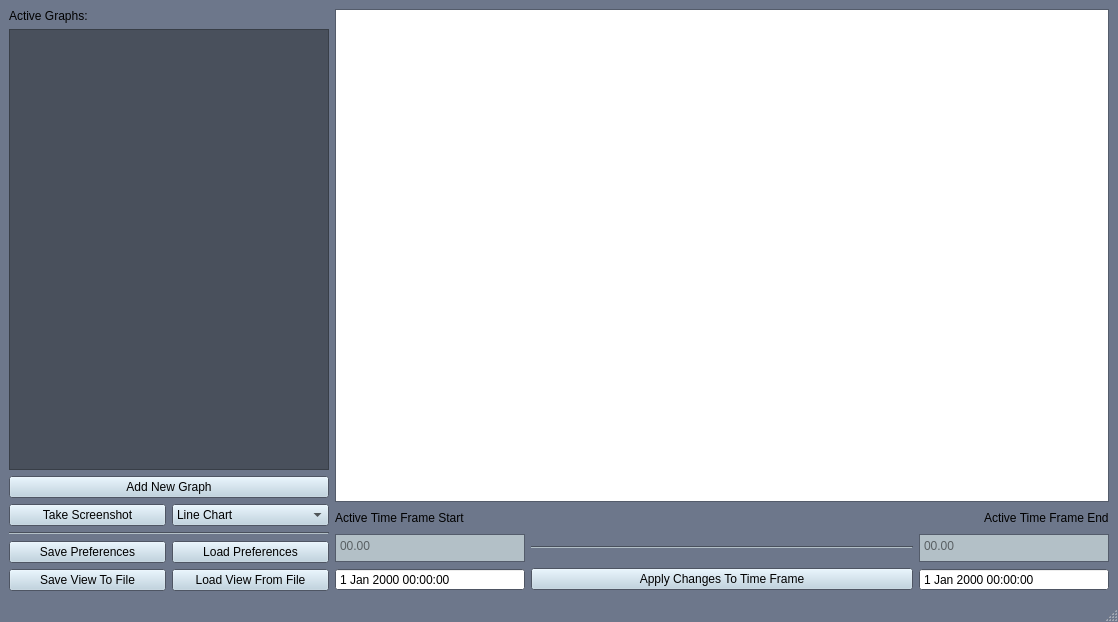
<?xml version="1.0" encoding="UTF-8"?>
<ui version="4.0">
 <class>MainWindow</class>
 <widget class="QMainWindow" name="MainWindow">
  <property name="geometry">
   <rect>
    <x>0</x>
    <y>0</y>
    <width>1118</width>
    <height>622</height>
   </rect>
  </property>
  <property name="palette">
   <palette>
    <active>
     <colorrole role="Button">
      <brush brushstyle="SolidPattern">
       <color alpha="255">
        <red>185</red>
        <green>208</green>
        <blue>223</blue>
       </color>
      </brush>
     </colorrole>
     <colorrole role="Base">
      <brush brushstyle="SolidPattern">
       <color alpha="255">
        <red>255</red>
        <green>255</green>
        <blue>255</blue>
       </color>
      </brush>
     </colorrole>
     <colorrole role="Window">
      <brush brushstyle="SolidPattern">
       <color alpha="255">
        <red>109</red>
        <green>119</green>
        <blue>139</blue>
       </color>
      </brush>
     </colorrole>
    </active>
    <inactive>
     <colorrole role="Button">
      <brush brushstyle="SolidPattern">
       <color alpha="255">
        <red>185</red>
        <green>208</green>
        <blue>223</blue>
       </color>
      </brush>
     </colorrole>
     <colorrole role="Base">
      <brush brushstyle="SolidPattern">
       <color alpha="255">
        <red>255</red>
        <green>255</green>
        <blue>255</blue>
       </color>
      </brush>
     </colorrole>
     <colorrole role="Window">
      <brush brushstyle="SolidPattern">
       <color alpha="255">
        <red>109</red>
        <green>119</green>
        <blue>139</blue>
       </color>
      </brush>
     </colorrole>
    </inactive>
    <disabled>
     <colorrole role="Button">
      <brush brushstyle="SolidPattern">
       <color alpha="255">
        <red>185</red>
        <green>208</green>
        <blue>223</blue>
       </color>
      </brush>
     </colorrole>
     <colorrole role="Base">
      <brush brushstyle="SolidPattern">
       <color alpha="255">
        <red>109</red>
        <green>119</green>
        <blue>139</blue>
       </color>
      </brush>
     </colorrole>
     <colorrole role="Window">
      <brush brushstyle="SolidPattern">
       <color alpha="255">
        <red>109</red>
        <green>119</green>
        <blue>139</blue>
       </color>
      </brush>
     </colorrole>
    </disabled>
   </palette>
  </property>
  <property name="mouseTracking">
   <bool>false</bool>
  </property>
  <property name="windowTitle">
   <string>Weather&amp;Electricity App</string>
  </property>
  <property name="autoFillBackground">
   <bool>false</bool>
  </property>
  <widget class="QWidget" name="centralwidget">
   <layout class="QHBoxLayout" name="horizontalLayout_6">
    <item>
     <layout class="QHBoxLayout" name="horizontalLayout">
      <item>
       <layout class="QVBoxLayout" name="verticalLayout_2">
        <item>
         <widget class="QLabel" name="label">
          <property name="text">
           <string>Active Graphs:</string>
          </property>
         </widget>
        </item>
        <item>
         <widget class="QScrollArea" name="dataSourceScrollArea">
          <property name="sizePolicy">
           <sizepolicy hsizetype="Fixed" vsizetype="Expanding">
            <horstretch>0</horstretch>
            <verstretch>0</verstretch>
           </sizepolicy>
          </property>
          <property name="minimumSize">
           <size>
            <width>320</width>
            <height>0</height>
           </size>
          </property>
          <property name="maximumSize">
           <size>
            <width>300</width>
            <height>16777215</height>
           </size>
          </property>
          <property name="palette">
           <palette>
            <active>
             <colorrole role="Base">
              <brush brushstyle="SolidPattern">
               <color alpha="255">
                <red>255</red>
                <green>255</green>
                <blue>255</blue>
               </color>
              </brush>
             </colorrole>
             <colorrole role="Window">
              <brush brushstyle="SolidPattern">
               <color alpha="255">
                <red>73</red>
                <green>80</green>
                <blue>92</blue>
               </color>
              </brush>
             </colorrole>
            </active>
            <inactive>
             <colorrole role="Base">
              <brush brushstyle="SolidPattern">
               <color alpha="255">
                <red>255</red>
                <green>255</green>
                <blue>255</blue>
               </color>
              </brush>
             </colorrole>
             <colorrole role="Window">
              <brush brushstyle="SolidPattern">
               <color alpha="255">
                <red>73</red>
                <green>80</green>
                <blue>92</blue>
               </color>
              </brush>
             </colorrole>
            </inactive>
            <disabled>
             <colorrole role="Base">
              <brush brushstyle="SolidPattern">
               <color alpha="255">
                <red>73</red>
                <green>80</green>
                <blue>92</blue>
               </color>
              </brush>
             </colorrole>
             <colorrole role="Window">
              <brush brushstyle="SolidPattern">
               <color alpha="255">
                <red>73</red>
                <green>80</green>
                <blue>92</blue>
               </color>
              </brush>
             </colorrole>
            </disabled>
           </palette>
          </property>
          <property name="widgetResizable">
           <bool>true</bool>
          </property>
          <widget class="QWidget" name="scrollAreaWidgetContents">
           <property name="geometry">
            <rect>
             <x>0</x>
             <y>0</y>
             <width>318</width>
             <height>369</height>
            </rect>
           </property>
           <layout class="QVBoxLayout" name="verticalLayout"/>
          </widget>
         </widget>
        </item>
        <item>
         <layout class="QVBoxLayout" name="verticalLayout_5">
          <item>
           <widget class="QPushButton" name="addGraphButton">
            <property name="text">
             <string>Add New Graph</string>
            </property>
           </widget>
          </item>
          <item>
           <layout class="QHBoxLayout" name="horizontalLayout_10">
            <item>
             <widget class="QPushButton" name="screenshotButton">
              <property name="text">
               <string>Take Screenshot</string>
              </property>
             </widget>
            </item>
            <item>
             <widget class="QComboBox" name="chartComboBox">
              <item>
               <property name="text">
                <string>Line Chart</string>
               </property>
              </item>
              <item>
               <property name="text">
                <string>Pie Chart</string>
               </property>
              </item>
              <item>
               <property name="text">
                <string>Bar Chart</string>
               </property>
              </item>
             </widget>
            </item>
           </layout>
          </item>
          <item>
           <widget class="Line" name="line_2">
            <property name="palette">
             <palette>
              <active>
               <colorrole role="WindowText">
                <brush brushstyle="SolidPattern">
                 <color alpha="255">
                  <red>0</red>
                  <green>0</green>
                  <blue>0</blue>
                 </color>
                </brush>
               </colorrole>
               <colorrole role="Light">
                <brush brushstyle="SolidPattern">
                 <color alpha="255">
                  <red>179</red>
                  <green>192</green>
                  <blue>199</blue>
                 </color>
                </brush>
               </colorrole>
               <colorrole role="Dark">
                <brush brushstyle="SolidPattern">
                 <color alpha="255">
                  <red>73</red>
                  <green>80</green>
                  <blue>92</blue>
                 </color>
                </brush>
               </colorrole>
               <colorrole role="Text">
                <brush brushstyle="SolidPattern">
                 <color alpha="255">
                  <red>0</red>
                  <green>0</green>
                  <blue>0</blue>
                 </color>
                </brush>
               </colorrole>
               <colorrole role="ButtonText">
                <brush brushstyle="SolidPattern">
                 <color alpha="255">
                  <red>0</red>
                  <green>0</green>
                  <blue>0</blue>
                 </color>
                </brush>
               </colorrole>
               <colorrole role="PlaceholderText">
                <brush brushstyle="SolidPattern">
                 <color alpha="128">
                  <red>0</red>
                  <green>0</green>
                  <blue>0</blue>
                 </color>
                </brush>
               </colorrole>
              </active>
              <inactive>
               <colorrole role="WindowText">
                <brush brushstyle="SolidPattern">
                 <color alpha="255">
                  <red>0</red>
                  <green>0</green>
                  <blue>0</blue>
                 </color>
                </brush>
               </colorrole>
               <colorrole role="Light">
                <brush brushstyle="SolidPattern">
                 <color alpha="255">
                  <red>179</red>
                  <green>192</green>
                  <blue>199</blue>
                 </color>
                </brush>
               </colorrole>
               <colorrole role="Dark">
                <brush brushstyle="SolidPattern">
                 <color alpha="255">
                  <red>73</red>
                  <green>80</green>
                  <blue>92</blue>
                 </color>
                </brush>
               </colorrole>
               <colorrole role="Text">
                <brush brushstyle="SolidPattern">
                 <color alpha="255">
                  <red>0</red>
                  <green>0</green>
                  <blue>0</blue>
                 </color>
                </brush>
               </colorrole>
               <colorrole role="ButtonText">
                <brush brushstyle="SolidPattern">
                 <color alpha="255">
                  <red>0</red>
                  <green>0</green>
                  <blue>0</blue>
                 </color>
                </brush>
               </colorrole>
               <colorrole role="PlaceholderText">
                <brush brushstyle="SolidPattern">
                 <color alpha="128">
                  <red>0</red>
                  <green>0</green>
                  <blue>0</blue>
                 </color>
                </brush>
               </colorrole>
              </inactive>
              <disabled>
               <colorrole role="WindowText">
                <brush brushstyle="SolidPattern">
                 <color alpha="255">
                  <red>73</red>
                  <green>80</green>
                  <blue>92</blue>
                 </color>
                </brush>
               </colorrole>
               <colorrole role="Light">
                <brush brushstyle="SolidPattern">
                 <color alpha="255">
                  <red>179</red>
                  <green>192</green>
                  <blue>199</blue>
                 </color>
                </brush>
               </colorrole>
               <colorrole role="Dark">
                <brush brushstyle="SolidPattern">
                 <color alpha="255">
                  <red>73</red>
                  <green>80</green>
                  <blue>92</blue>
                 </color>
                </brush>
               </colorrole>
               <colorrole role="Text">
                <brush brushstyle="SolidPattern">
                 <color alpha="255">
                  <red>73</red>
                  <green>80</green>
                  <blue>92</blue>
                 </color>
                </brush>
               </colorrole>
               <colorrole role="ButtonText">
                <brush brushstyle="SolidPattern">
                 <color alpha="255">
                  <red>73</red>
                  <green>80</green>
                  <blue>92</blue>
                 </color>
                </brush>
               </colorrole>
               <colorrole role="PlaceholderText">
                <brush brushstyle="SolidPattern">
                 <color alpha="128">
                  <red>0</red>
                  <green>0</green>
                  <blue>0</blue>
                 </color>
                </brush>
               </colorrole>
              </disabled>
             </palette>
            </property>
            <property name="orientation">
             <enum>Qt::Horizontal</enum>
            </property>
           </widget>
          </item>
          <item>
           <layout class="QHBoxLayout" name="horizontalLayout_3">
            <property name="spacing">
             <number>6</number>
            </property>
            <item>
             <widget class="QPushButton" name="savePreference">
              <property name="sizePolicy">
               <sizepolicy hsizetype="Minimum" vsizetype="Fixed">
                <horstretch>0</horstretch>
                <verstretch>0</verstretch>
               </sizepolicy>
              </property>
              <property name="text">
               <string>Save Preferences</string>
              </property>
             </widget>
            </item>
            <item>
             <widget class="QPushButton" name="loadPreference">
              <property name="sizePolicy">
               <sizepolicy hsizetype="Minimum" vsizetype="Fixed">
                <horstretch>0</horstretch>
                <verstretch>0</verstretch>
               </sizepolicy>
              </property>
              <property name="text">
               <string>Load Preferences</string>
              </property>
             </widget>
            </item>
           </layout>
          </item>
          <item>
           <layout class="QHBoxLayout" name="horizontalLayout_2">
            <item>
             <widget class="QPushButton" name="saveView">
              <property name="text">
               <string>Save View To File</string>
              </property>
             </widget>
            </item>
            <item>
             <widget class="QPushButton" name="loadView">
              <property name="text">
               <string>Load View From File</string>
              </property>
             </widget>
            </item>
           </layout>
          </item>
         </layout>
        </item>
       </layout>
      </item>
      <item>
       <layout class="QVBoxLayout" name="verticalLayout_6">
        <item>
         <widget class="QChartView" name="chartView">
          <property name="sizePolicy">
           <sizepolicy hsizetype="Expanding" vsizetype="Expanding">
            <horstretch>1</horstretch>
            <verstretch>0</verstretch>
           </sizepolicy>
          </property>
          <property name="minimumSize">
           <size>
            <width>0</width>
            <height>300</height>
           </size>
          </property>
          <property name="renderHints">
           <set>QPainter::TextAntialiasing</set>
          </property>
         </widget>
        </item>
        <item>
         <layout class="QVBoxLayout" name="verticalLayout_7">
          <item>
           <layout class="QHBoxLayout" name="horizontalLayout_13">
            <item>
             <widget class="QLabel" name="label_3">
              <property name="text">
               <string>Active Time Frame Start</string>
              </property>
             </widget>
            </item>
            <item>
             <spacer name="horizontalSpacer">
              <property name="orientation">
               <enum>Qt::Horizontal</enum>
              </property>
              <property name="sizeHint" stdset="0">
               <size>
                <width>40</width>
                <height>20</height>
               </size>
              </property>
             </spacer>
            </item>
            <item>
             <widget class="QLabel" name="label_2">
              <property name="text">
               <string>Active Time Frame End</string>
              </property>
             </widget>
            </item>
           </layout>
          </item>
          <item>
           <layout class="QHBoxLayout" name="horizontalLayout_5">
            <item>
             <widget class="QTextBrowser" name="firstValueTextBrowser">
              <property name="sizePolicy">
               <sizepolicy hsizetype="Fixed" vsizetype="Fixed">
                <horstretch>0</horstretch>
                <verstretch>0</verstretch>
               </sizepolicy>
              </property>
              <property name="maximumSize">
               <size>
                <width>190</width>
                <height>28</height>
               </size>
              </property>
              <property name="palette">
               <palette>
                <active>
                 <colorrole role="Light">
                  <brush brushstyle="SolidPattern">
                   <color alpha="255">
                    <red>238</red>
                    <green>238</green>
                    <blue>236</blue>
                   </color>
                  </brush>
                 </colorrole>
                 <colorrole role="Base">
                  <brush brushstyle="SolidPattern">
                   <color alpha="255">
                    <red>179</red>
                    <green>192</green>
                    <blue>199</blue>
                   </color>
                  </brush>
                 </colorrole>
                </active>
                <inactive>
                 <colorrole role="Light">
                  <brush brushstyle="SolidPattern">
                   <color alpha="255">
                    <red>238</red>
                    <green>238</green>
                    <blue>236</blue>
                   </color>
                  </brush>
                 </colorrole>
                 <colorrole role="Base">
                  <brush brushstyle="SolidPattern">
                   <color alpha="255">
                    <red>179</red>
                    <green>192</green>
                    <blue>199</blue>
                   </color>
                  </brush>
                 </colorrole>
                </inactive>
                <disabled>
                 <colorrole role="Light">
                  <brush brushstyle="SolidPattern">
                   <color alpha="255">
                    <red>238</red>
                    <green>238</green>
                    <blue>236</blue>
                   </color>
                  </brush>
                 </colorrole>
                 <colorrole role="Base">
                  <brush brushstyle="SolidPattern">
                   <color alpha="255">
                    <red>109</red>
                    <green>119</green>
                    <blue>139</blue>
                   </color>
                  </brush>
                 </colorrole>
                </disabled>
               </palette>
              </property>
              <property name="verticalScrollBarPolicy">
               <enum>Qt::ScrollBarAlwaysOff</enum>
              </property>
              <property name="horizontalScrollBarPolicy">
               <enum>Qt::ScrollBarAlwaysOff</enum>
              </property>
              <property name="placeholderText">
               <string>00.00</string>
              </property>
             </widget>
            </item>
            <item>
             <widget class="Line" name="line">
              <property name="sizePolicy">
               <sizepolicy hsizetype="Expanding" vsizetype="Fixed">
                <horstretch>0</horstretch>
                <verstretch>0</verstretch>
               </sizepolicy>
              </property>
              <property name="minimumSize">
               <size>
                <width>50</width>
                <height>0</height>
               </size>
              </property>
              <property name="palette">
               <palette>
                <active>
                 <colorrole role="WindowText">
                  <brush brushstyle="SolidPattern">
                   <color alpha="255">
                    <red>0</red>
                    <green>0</green>
                    <blue>0</blue>
                   </color>
                  </brush>
                 </colorrole>
                 <colorrole role="Light">
                  <brush brushstyle="SolidPattern">
                   <color alpha="255">
                    <red>179</red>
                    <green>192</green>
                    <blue>199</blue>
                   </color>
                  </brush>
                 </colorrole>
                 <colorrole role="Dark">
                  <brush brushstyle="SolidPattern">
                   <color alpha="255">
                    <red>73</red>
                    <green>80</green>
                    <blue>92</blue>
                   </color>
                  </brush>
                 </colorrole>
                 <colorrole role="Text">
                  <brush brushstyle="SolidPattern">
                   <color alpha="255">
                    <red>0</red>
                    <green>0</green>
                    <blue>0</blue>
                   </color>
                  </brush>
                 </colorrole>
                 <colorrole role="ButtonText">
                  <brush brushstyle="SolidPattern">
                   <color alpha="255">
                    <red>0</red>
                    <green>0</green>
                    <blue>0</blue>
                   </color>
                  </brush>
                 </colorrole>
                 <colorrole role="PlaceholderText">
                  <brush brushstyle="SolidPattern">
                   <color alpha="128">
                    <red>0</red>
                    <green>0</green>
                    <blue>0</blue>
                   </color>
                  </brush>
                 </colorrole>
                </active>
                <inactive>
                 <colorrole role="WindowText">
                  <brush brushstyle="SolidPattern">
                   <color alpha="255">
                    <red>0</red>
                    <green>0</green>
                    <blue>0</blue>
                   </color>
                  </brush>
                 </colorrole>
                 <colorrole role="Light">
                  <brush brushstyle="SolidPattern">
                   <color alpha="255">
                    <red>179</red>
                    <green>192</green>
                    <blue>199</blue>
                   </color>
                  </brush>
                 </colorrole>
                 <colorrole role="Dark">
                  <brush brushstyle="SolidPattern">
                   <color alpha="255">
                    <red>73</red>
                    <green>80</green>
                    <blue>92</blue>
                   </color>
                  </brush>
                 </colorrole>
                 <colorrole role="Text">
                  <brush brushstyle="SolidPattern">
                   <color alpha="255">
                    <red>0</red>
                    <green>0</green>
                    <blue>0</blue>
                   </color>
                  </brush>
                 </colorrole>
                 <colorrole role="ButtonText">
                  <brush brushstyle="SolidPattern">
                   <color alpha="255">
                    <red>0</red>
                    <green>0</green>
                    <blue>0</blue>
                   </color>
                  </brush>
                 </colorrole>
                 <colorrole role="PlaceholderText">
                  <brush brushstyle="SolidPattern">
                   <color alpha="128">
                    <red>0</red>
                    <green>0</green>
                    <blue>0</blue>
                   </color>
                  </brush>
                 </colorrole>
                </inactive>
                <disabled>
                 <colorrole role="WindowText">
                  <brush brushstyle="SolidPattern">
                   <color alpha="255">
                    <red>73</red>
                    <green>80</green>
                    <blue>92</blue>
                   </color>
                  </brush>
                 </colorrole>
                 <colorrole role="Light">
                  <brush brushstyle="SolidPattern">
                   <color alpha="255">
                    <red>179</red>
                    <green>192</green>
                    <blue>199</blue>
                   </color>
                  </brush>
                 </colorrole>
                 <colorrole role="Dark">
                  <brush brushstyle="SolidPattern">
                   <color alpha="255">
                    <red>73</red>
                    <green>80</green>
                    <blue>92</blue>
                   </color>
                  </brush>
                 </colorrole>
                 <colorrole role="Text">
                  <brush brushstyle="SolidPattern">
                   <color alpha="255">
                    <red>73</red>
                    <green>80</green>
                    <blue>92</blue>
                   </color>
                  </brush>
                 </colorrole>
                 <colorrole role="ButtonText">
                  <brush brushstyle="SolidPattern">
                   <color alpha="255">
                    <red>73</red>
                    <green>80</green>
                    <blue>92</blue>
                   </color>
                  </brush>
                 </colorrole>
                 <colorrole role="PlaceholderText">
                  <brush brushstyle="SolidPattern">
                   <color alpha="128">
                    <red>0</red>
                    <green>0</green>
                    <blue>0</blue>
                   </color>
                  </brush>
                 </colorrole>
                </disabled>
               </palette>
              </property>
              <property name="orientation">
               <enum>Qt::Horizontal</enum>
              </property>
             </widget>
            </item>
            <item>
             <widget class="QTextBrowser" name="secondValueTextBrowser">
              <property name="sizePolicy">
               <sizepolicy hsizetype="Fixed" vsizetype="Fixed">
                <horstretch>0</horstretch>
                <verstretch>0</verstretch>
               </sizepolicy>
              </property>
              <property name="maximumSize">
               <size>
                <width>190</width>
                <height>28</height>
               </size>
              </property>
              <property name="palette">
               <palette>
                <active>
                 <colorrole role="Base">
                  <brush brushstyle="SolidPattern">
                   <color alpha="255">
                    <red>179</red>
                    <green>192</green>
                    <blue>199</blue>
                   </color>
                  </brush>
                 </colorrole>
                </active>
                <inactive>
                 <colorrole role="Base">
                  <brush brushstyle="SolidPattern">
                   <color alpha="255">
                    <red>179</red>
                    <green>192</green>
                    <blue>199</blue>
                   </color>
                  </brush>
                 </colorrole>
                </inactive>
                <disabled>
                 <colorrole role="Base">
                  <brush brushstyle="SolidPattern">
                   <color alpha="255">
                    <red>109</red>
                    <green>119</green>
                    <blue>139</blue>
                   </color>
                  </brush>
                 </colorrole>
                </disabled>
               </palette>
              </property>
              <property name="layoutDirection">
               <enum>Qt::LeftToRight</enum>
              </property>
              <property name="verticalScrollBarPolicy">
               <enum>Qt::ScrollBarAlwaysOff</enum>
              </property>
              <property name="horizontalScrollBarPolicy">
               <enum>Qt::ScrollBarAlwaysOff</enum>
              </property>
              <property name="lineWrapMode">
               <enum>QTextEdit::WidgetWidth</enum>
              </property>
              <property name="lineWrapColumnOrWidth">
               <number>0</number>
              </property>
              <property name="placeholderText">
               <string>00.00</string>
              </property>
             </widget>
            </item>
           </layout>
          </item>
          <item>
           <layout class="QHBoxLayout" name="horizontalLayout_4">
            <item>
             <widget class="QDateTimeEdit" name="startDateTimeEdit">
              <property name="sizePolicy">
               <sizepolicy hsizetype="Fixed" vsizetype="Fixed">
                <horstretch>0</horstretch>
                <verstretch>0</verstretch>
               </sizepolicy>
              </property>
              <property name="minimumSize">
               <size>
                <width>190</width>
                <height>0</height>
               </size>
              </property>
              <property name="maximumSize">
               <size>
                <width>190</width>
                <height>16777215</height>
               </size>
              </property>
              <property name="buttonSymbols">
               <enum>QAbstractSpinBox::NoButtons</enum>
              </property>
             </widget>
            </item>
            <item>
             <widget class="QPushButton" name="refreshButton">
              <property name="sizePolicy">
               <sizepolicy hsizetype="Minimum" vsizetype="Fixed">
                <horstretch>0</horstretch>
                <verstretch>0</verstretch>
               </sizepolicy>
              </property>
              <property name="text">
               <string>Apply Changes To Time Frame</string>
              </property>
             </widget>
            </item>
            <item>
             <widget class="QDateTimeEdit" name="endDateTimeEdit">
              <property name="sizePolicy">
               <sizepolicy hsizetype="Fixed" vsizetype="Fixed">
                <horstretch>0</horstretch>
                <verstretch>0</verstretch>
               </sizepolicy>
              </property>
              <property name="minimumSize">
               <size>
                <width>190</width>
                <height>0</height>
               </size>
              </property>
              <property name="maximumSize">
               <size>
                <width>190</width>
                <height>16777215</height>
               </size>
              </property>
              <property name="buttonSymbols">
               <enum>QAbstractSpinBox::NoButtons</enum>
              </property>
             </widget>
            </item>
           </layout>
          </item>
         </layout>
        </item>
       </layout>
      </item>
     </layout>
    </item>
   </layout>
  </widget>
  <widget class="QMenuBar" name="menubar">
   <property name="geometry">
    <rect>
     <x>0</x>
     <y>0</y>
     <width>1118</width>
     <height>25</height>
    </rect>
   </property>
  </widget>
  <widget class="QStatusBar" name="statusbar"/>
 </widget>
 <customwidgets>
  <customwidget>
   <class>QChartView</class>
   <extends>QGraphicsView</extends>
   <header>QtCharts</header>
  </customwidget>
 </customwidgets>
 <resources/>
 <connections/>
</ui>
